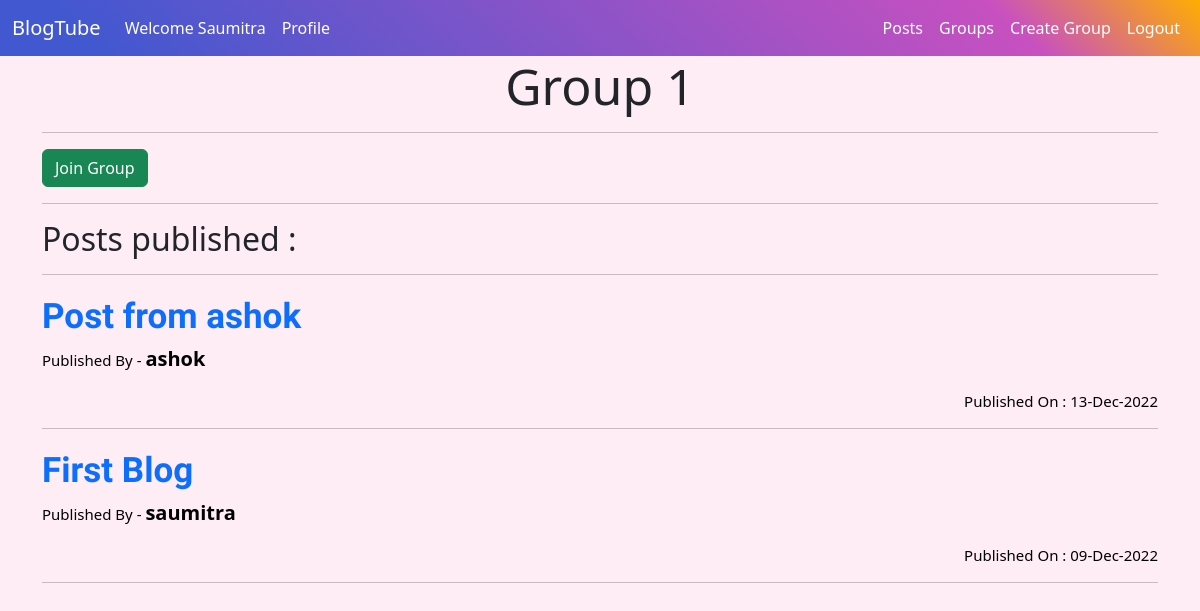
Page /group/group_detail/4 (signed in) on the committed database.
### group/models.py (models this page shows, shortened)
class Group(models.Model):
    name = models.CharField(max_length=1000)
    description = models.CharField(max_length=5000)
    profile = models.ManyToManyField(Profile,through='GroupMember')
    @property
    def postlist(self):
        post_list = self.post_set.filter(created_on__lte=timezone.now()).order_by('-created_on')
        return post_list
    @property
    def postcount(self):
        posts = self.post_set.all()
        post_count = len([post for post in posts])
        return post_count

### blog/models.py (models this page shows, shortened)
class Post(models.Model):
    user = models.ForeignKey(User,related_name='posts',on_delete=models.CASCADE)
    group = models.ForeignKey(Group,on_delete=models.CASCADE)
    title = models.CharField(max_length=250)
    description = models.TextField()
    created_on = models.DateTimeField(default=timezone.now)

### group/views.py (the view)
# urls.py: path("group_detail/<int:pk>",views.GroupDetailView.as_view(),name='group_detail'),
class GroupDetailView(DetailView):
    model = Group
    extra_context = {'title': 'Group Details'}

### group/templates/group/group_detail.html
{% extends 'base.html' %}
{% block content %}
<h1><p class="text-center" style="font-size: 50px">{{ group.name }}</p></h1>
<div class="container">
    <hr>
    <div class="row">
        {% if user.profile in group.profile.all %}
            <div class="col-lg-6">
                <a href="{% url 'blog:post_create_new' pk=group.pk %}" class="btn btn-primary">Create your own post</a>
            </div>
            <div class="col-lg-6 text-end">
                <a href="{% url 'group:group_leave' profile_id=user.profile.id group_id=group.id %}" class="btn btn-danger">Leave Group</a>
            </div>
        {% else %}
            {% if user.is_authenticated %}
            <div class="col-lg-6">
                <a href="{% url 'group:group_join' pk=group.pk %}" class="btn btn-success">Join Group</a>
            </div>
            {% else %}
            <div class="col-lg-12">
                <h5><p class="text-end"><a style="text-decoration: none;" href="{% url 'login' %}">Login</a> to join the group and write your own blogs!</p></h5>
            </div>
            {% endif %}
        {% endif %}
    </div>
</div>
<div class="container">
    <hr>
    {% if group.postcount == 0 %}
    <h5><p>Be the first one to publish a post !</p></h5>
    {% else %}
    <h2>Posts published :</h2>
    <hr>
    {% include 'blog/post_list.html' %}
    {% endif %}
</div>
{% endblock content %}

### templates/base.html (shortened to what this page needs)
<!DOCTYPE html>
{% load static %}
<html lang="en">
<head>
    <link href="https://cdn.jsdelivr.net/npm/bootstrap@5.2.3/dist/css/bootstrap.min.css" rel="stylesheet">
    <link rel="stylesheet" type="text/css" href="{% static 'css/main.css' %}">
</head>
<body>
    <nav class="navbar sticky-top navbar-expand-lg" style="background-color: #4158D0;
    background-color: #4158D0;
    background-image: linear-gradient(43deg, #4158D0 8%, #C850C0 83%, #ffae00 100%);" id="navbar">
        <div class="container-fluid">
          <a class="navbar-brand" href="{% url 'user:index' %}">BlogTube</a>
          <div class="collapse navbar-collapse" id="navbarSupportedContent">
            <ul class="navbar-nav me-auto mb-2 mb-lg-0">
              {% if user.is_authenticated %}
              <li class="nav-item">
                  <a class="nav-link" href="{% url 'user:profile' pk=user.profile.id %}">Welcome {{user.username|title}}</a>
              </li>
              <li class="nav-item">
                  <a class="nav-link" href="{% url 'user:profile' pk=user.profile.id %}">Profile</a>
              </li>
              {% else %}
              <li class="nav-item">
                <a class="nav-link" href="#">Welcome Guest</a>
              </li>
              {% endif %}
            </ul>
            <ul class="navbar-nav justify-content-end">
                {% if user.is_authenticated %}
                <li class="nav-item">
                  <a class="nav-link" aria-current="page" href="{% url 'blog:post_list' %}">Posts</a>
                </li>
                <li class="nav-item">
                  <a class="nav-link" href="{% url 'group:group_list' %}">Groups</a>
                </li>
                <li class="nav-item">
                  <a class="nav-link" href="{% url 'group:group_create' %}">Create Group</a>
                </li>
                <li class="nav-item">
                    <a class="nav-link" href="{% url 'logout' %}">Logout</a>
                </li>
                {% endif %}
            </ul>
          </div>
        </div>
      </nav>
    {% block content %}
    {% endblock content %}
</body>
</html>

### blog/templates/blog/post_list.html
{% for post in group.postlist %}
<div class="post-container">
    <a class="post-title" href="{% url 'blog:post_detail' pk=post.pk %}">{{ post.title }}</a>
    <p id="post-data" class="text-start">Published By - <a id="author" href="{% url 'user:profile' pk=post.user.profile.id %}">{{ post.user}}</a> </p>
    <p id="post-data" class="text-end date">Published On : {{ post.created_on|date:"d-M-Y" }}</p>
    <hr>
</div>
{% endfor %}

### static/css/main.css (style rules this page uses)
* { margin: 0; padding: 0; }
body { background: #ffedf6; background-position: revert; background-repeat: no-repeat; height: 100vh; }
.navbar-brand ,.nav-link { color: white; }
.post-title { text-decoration: none; font-family: 'Dosis', sans-serif; font-size: 35px; font-weight: bold; }
#post-data { color: black; font-size: 15px; }
#author { text-decoration: none; color: black; font-size: 20px; font-weight: 600; }
#post-data { font-weight: 'Dosis', sans-serif; }

### rows in the picture
Group: name "Group 1"
Post: title "Post from ashok", user "ashok", created_on "13-Dec-2022"
Post: title "First Blog", user "saumitra", created_on "09-Dec-2022"

### other values in the picture
{{ user.username|title }} "Saumitra"
